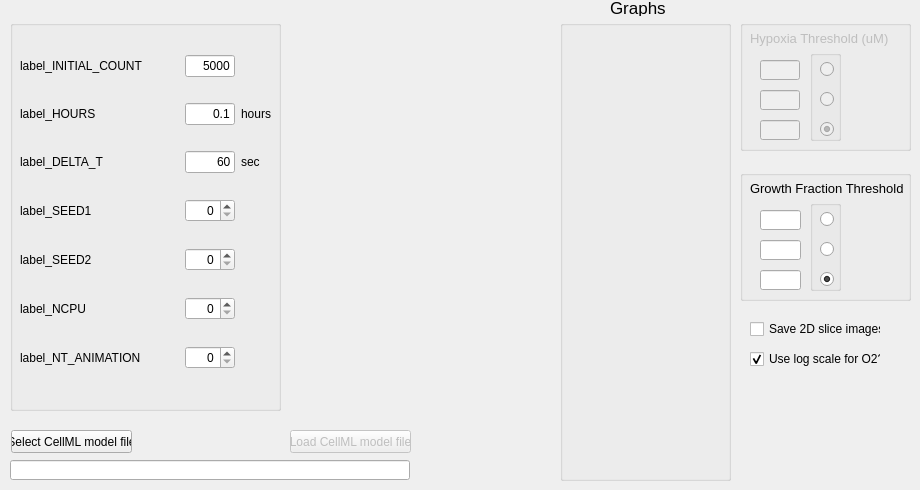
          <widget class="QWidget" name="tab_run">
           <attribute name="title">
            <string>Run</string>
           </attribute>
           <widget class="QLineEdit" name="text_CELLML_FILE">
            <property name="geometry">
             <rect>
              <x>10</x>
              <y>460</y>
              <width>400</width>
              <height>20</height>
             </rect>
            </property>
            <property name="maximumSize">
             <size>
              <width>400</width>
              <height>16777215</height>
             </size>
            </property>
            <property name="text">
             <string/>
            </property>
           </widget>
           <widget class="QLabel" name="alabel_graphs">
            <property name="geometry">
             <rect>
              <x>610</x>
              <y>0</y>
              <width>61</width>
              <height>16</height>
             </rect>
            </property>
            <property name="font">
             <font>
              <pointsize>13</pointsize>
             </font>
            </property>
            <property name="text">
             <string>Graphs</string>
            </property>
           </widget>
           <widget class="QGroupBox" name="groupBox_graphselect">
            <property name="geometry">
             <rect>
              <x>560</x>
              <y>20</y>
              <width>171</width>
              <height>461</height>
             </rect>
            </property>
            <property name="title">
             <string/>
            </property>
           </widget>
           <widget class="QGroupBox" name="groupBox_run1">
            <property name="geometry">
             <rect>
              <x>10</x>
              <y>20</y>
              <width>271</width>
              <height>391</height>
             </rect>
            </property>
            <property name="title">
             <string/>
            </property>
            <widget class="QWidget" name="layoutWidget">
             <property name="geometry">
              <rect>
               <x>10</x>
               <y>10</y>
               <width>251</width>
               <height>371</height>
              </rect>
             </property>
             <layout class="QGridLayout" name="gridLayout_4">
              <property name="verticalSpacing">
               <number>1</number>
              </property>
              <item row="0" column="1">
               <spacer name="horizontalSpacer_13">
                <property name="orientation">
                 <enum>Qt::Horizontal</enum>
                </property>
                <property name="sizeHint" stdset="0">
                 <size>
                  <width>40</width>
                  <height>13</height>
                 </size>
                </property>
               </spacer>
              </item>
              <item row="1" column="0">
               <widget class="QMyLabel" name="label_HOURS">
                <property name="mouseTracking">
                 <bool>false</bool>
                </property>
                <property name="toolTip">
                 <string/>
                </property>
                <property name="text">
                 <string>label_HOURS</string>
                </property>
                <property name="wordWrap">
                 <bool>false</bool>
                </property>
               </widget>
              </item>
              <item row="1" column="1">
               <spacer name="horizontalSpacer_29">
                <property name="orientation">
                 <enum>Qt::Horizontal</enum>
                </property>
                <property name="sizeHint" stdset="0">
                 <size>
                  <width>40</width>
                  <height>13</height>
                 </size>
                </property>
               </spacer>
              </item>
              <item row="7" column="0">
               <widget class="QMyLabel" name="label_SEED1">
                <property name="mouseTracking">
                 <bool>false</bool>
                </property>
                <property name="toolTip">
                 <string>seed vector for RNGs</string>
                </property>
                <property name="text">
                 <string>label_SEED1</string>
                </property>
                <property name="wordWrap">
                 <bool>false</bool>
                </property>
               </widget>
              </item>
              <item row="7" column="1">
               <spacer name="horizontalSpacer_30">
                <property name="orientation">
                 <enum>Qt::Horizontal</enum>
                </property>
                <property name="sizeHint" stdset="0">
                 <size>
                  <width>40</width>
                  <height>13</height>
                 </size>
                </property>
               </spacer>
              </item>
              <item row="7" column="2">
               <widget class="QSpinBox" name="spin_SEED1">
                <property name="maximumSize">
                 <size>
                  <width>50</width>
                  <height>16777215</height>
                 </size>
                </property>
                <property name="alignment">
                 <set>Qt::AlignRight|Qt::AlignTrailing|Qt::AlignVCenter</set>
                </property>
                <property name="maximum">
                 <number>999999999</number>
                </property>
               </widget>
              </item>
              <item row="8" column="0">
               <widget class="QMyLabel" name="label_SEED2">
                <property name="mouseTracking">
                 <bool>false</bool>
                </property>
                <property name="toolTip">
                 <string>seed vector for RNGs</string>
                </property>
                <property name="text">
                 <string>label_SEED2</string>
                </property>
                <property name="wordWrap">
                 <bool>false</bool>
                </property>
               </widget>
              </item>
              <item row="8" column="1">
               <spacer name="horizontalSpacer_31">
                <property name="orientation">
                 <enum>Qt::Horizontal</enum>
                </property>
                <property name="sizeHint" stdset="0">
                 <size>
                  <width>40</width>
                  <height>13</height>
                 </size>
                </property>
               </spacer>
              </item>
              <item row="8" column="2">
               <widget class="QSpinBox" name="spin_SEED2">
                <property name="maximumSize">
                 <size>
                  <width>50</width>
                  <height>16777215</height>
                 </size>
                </property>
                <property name="alignment">
                 <set>Qt::AlignRight|Qt::AlignTrailing|Qt::AlignVCenter</set>
                </property>
                <property name="maximum">
                 <number>999999999</number>
                </property>
               </widget>
              </item>
              <item row="1" column="2">
               <widget class="QLineEdit" name="line_HOURS">
                <property name="maximumSize">
                 <size>
                  <width>50</width>
                  <height>16777215</height>
                 </size>
                </property>
                <property name="text">
                 <string>0.1</string>
                </property>
                <property name="alignment">
                 <set>Qt::AlignRight|Qt::AlignTrailing|Qt::AlignVCenter</set>
                </property>
               </widget>
              </item>
              <item row="10" column="0">
               <widget class="QMyLabel" name="label_NT_ANIMATION">
                <property name="toolTip">
                 <string>animation update interval</string>
                </property>
                <property name="text">
                 <string>label_NT_ANIMATION</string>
                </property>
               </widget>
              </item>
              <item row="10" column="1">
               <spacer name="horizontalSpacer_32">
                <property name="orientation">
                 <enum>Qt::Horizontal</enum>
                </property>
                <property name="sizeHint" stdset="0">
                 <size>
                  <width>40</width>
                  <height>13</height>
                 </size>
                </property>
               </spacer>
              </item>
              <item row="10" column="2">
               <widget class="QSpinBox" name="spin_NT_ANIMATION">
                <property name="maximumSize">
                 <size>
                  <width>50</width>
                  <height>16777215</height>
                 </size>
                </property>
                <property name="alignment">
                 <set>Qt::AlignRight|Qt::AlignTrailing|Qt::AlignVCenter</set>
                </property>
                <property name="maximum">
                 <number>999999999</number>
                </property>
               </widget>
              </item>
              <item row="1" column="3">
               <widget class="QLabel" name="units_NDAYS">
                <property name="text">
                 <string>hours</string>
                </property>
               </widget>
              </item>
              <item row="9" column="0">
               <widget class="QMyLabel" name="label_NCPU">
                <property name="toolTip">
                 <string>animation update interval</string>
                </property>
                <property name="text">
                 <string>label_NCPU</string>
                </property>
               </widget>
              </item>
              <item row="9" column="1">
               <spacer name="horizontalSpacer_34">
                <property name="orientation">
                 <enum>Qt::Horizontal</enum>
                </property>
                <property name="sizeHint" stdset="0">
                 <size>
                  <width>40</width>
                  <height>13</height>
                 </size>
                </property>
               </spacer>
              </item>
              <item row="9" column="2">
               <widget class="QSpinBox" name="spin_NCPU">
                <property name="maximumSize">
                 <size>
                  <width>50</width>
                  <height>16777215</height>
                 </size>
                </property>
                <property name="alignment">
                 <set>Qt::AlignRight|Qt::AlignTrailing|Qt::AlignVCenter</set>
                </property>
                <property name="maximum">
                 <number>999999999</number>
                </property>
               </widget>
              </item>
              <item row="0" column="0">
               <widget class="QMyLabel" name="label_INITIAL_COUNT">
                <property name="text">
                 <string>label_INITIAL_COUNT</string>
                </property>
               </widget>
              </item>
              <item row="0" column="2">
               <widget class="QLineEdit" name="line_INITIAL_COUNT">
                <property name="maximumSize">
                 <size>
                  <width>50</width>
                  <height>16777215</height>
                 </size>
                </property>
                <property name="text">
                 <string>5000</string>
                </property>
                <property name="alignment">
                 <set>Qt::AlignRight|Qt::AlignTrailing|Qt::AlignVCenter</set>
                </property>
               </widget>
              </item>
              <item row="2" column="0">
               <widget class="QMyLabel" name="label_DELTA_T">
                <property name="text">
                 <string>label_DELTA_T</string>
                </property>
               </widget>
              </item>
              <item row="2" column="1">
               <spacer name="horizontalSpacer_35">
                <property name="orientation">
                 <enum>Qt::Horizontal</enum>
                </property>
                <property name="sizeHint" stdset="0">
                 <size>
                  <width>40</width>
                  <height>13</height>
                 </size>
                </property>
               </spacer>
              </item>
              <item row="2" column="2">
               <widget class="QLineEdit" name="line_DELTA_T">
                <property name="maximumSize">
                 <size>
                  <width>50</width>
                  <height>16777215</height>
                 </size>
                </property>
                <property name="text">
                 <string>60</string>
                </property>
                <property name="alignment">
                 <set>Qt::AlignRight|Qt::AlignTrailing|Qt::AlignVCenter</set>
                </property>
               </widget>
              </item>
              <item row="2" column="3">
               <widget class="QLabel" name="units_DELTA_T">
                <property name="text">
                 <string>sec</string>
                </property>
               </widget>
              </item>
             </layout>
            </widget>
           </widget>
           <widget class="QMyCheckBox" name="checkBox_record2D">
            <property name="geometry">
             <rect>
              <x>750</x>
              <y>320</y>
              <width>131</width>
              <height>18</height>
             </rect>
            </property>
            <property name="text">
             <string>Save 2D slice images?</string>
            </property>
           </widget>
           <widget class="QMyCheckBox" name="checkBox_O2logscale">
            <property name="geometry">
             <rect>
              <x>750</x>
              <y>350</y>
              <width>131</width>
              <height>18</height>
             </rect>
            </property>
            <property name="text">
             <string>Use log scale for O2?</string>
            </property>
            <property name="checked">
             <bool>true</bool>
            </property>
           </widget>
           <widget class="QGroupBox" name="groupBox_ht">
            <property name="enabled">
             <bool>false</bool>
            </property>
            <property name="geometry">
             <rect>
              <x>740</x>
              <y>20</y>
              <width>171</width>
              <height>131</height>
             </rect>
            </property>
            <property name="title">
             <string/>
            </property>
            <widget class="QLineEdit" name="line_HYPOXIA_3">
             <property name="geometry">
              <rect>
               <x>20</x>
               <y>100</y>
               <width>40</width>
               <height>20</height>
              </rect>
             </property>
             <property name="alignment">
              <set>Qt::AlignRight|Qt::AlignTrailing|Qt::AlignVCenter</set>
             </property>
            </widget>
            <widget class="QGroupBox" name="groupBox_hypoxia">
             <property name="geometry">
              <rect>
               <x>70</x>
               <y>30</y>
               <width>31</width>
               <height>91</height>
              </rect>
             </property>
             <property name="title">
              <string/>
             </property>
             <property name="flat">
              <bool>true</bool>
             </property>
             <widget class="QRadioButton" name="radioButton_hypoxia_1">
              <property name="geometry">
               <rect>
                <x>10</x>
                <y>10</y>
                <width>21</width>
                <height>18</height>
               </rect>
              </property>
              <property name="text">
               <string/>
              </property>
             </widget>
             <widget class="QRadioButton" name="radioButton_hypoxia_2">
              <property name="geometry">
               <rect>
                <x>10</x>
                <y>40</y>
                <width>21</width>
                <height>18</height>
               </rect>
              </property>
              <property name="text">
               <string/>
              </property>
             </widget>
             <widget class="QRadioButton" name="radioButton_hypoxia_3">
              <property name="geometry">
               <rect>
                <x>10</x>
                <y>70</y>
                <width>21</width>
                <height>18</height>
               </rect>
              </property>
              <property name="text">
               <string/>
              </property>
              <property name="checked">
               <bool>true</bool>
              </property>
             </widget>
            </widget>
            <widget class="QLineEdit" name="line_HYPOXIA_1">
             <property name="geometry">
              <rect>
               <x>20</x>
               <y>40</y>
               <width>40</width>
               <height>20</height>
              </rect>
             </property>
             <property name="alignment">
              <set>Qt::AlignRight|Qt::AlignTrailing|Qt::AlignVCenter</set>
             </property>
            </widget>
            <widget class="QLineEdit" name="line_HYPOXIA_2">
             <property name="geometry">
              <rect>
               <x>20</x>
               <y>70</y>
               <width>40</width>
               <height>20</height>
              </rect>
             </property>
             <property name="alignment">
              <set>Qt::AlignRight|Qt::AlignTrailing|Qt::AlignVCenter</set>
             </property>
            </widget>
            <widget class="QMyLabel" name="label_DUMMY_HYPOXIA_THRESHOLD">
             <property name="geometry">
              <rect>
               <x>10</x>
               <y>10</y>
               <width>141</width>
               <height>16</height>
              </rect>
             </property>
             <property name="font">
              <font>
               <pointsize>10</pointsize>
              </font>
             </property>
             <property name="text">
              <string>Hypoxia Threshold (uM)</string>
             </property>
            </widget>
           </widget>
           <widget class="QGroupBox" name="groupBox_2">
            <property name="geometry">
             <rect>
              <x>740</x>
              <y>170</y>
              <width>171</width>
              <height>131</height>
             </rect>
            </property>
            <property name="title">
             <string/>
            </property>
            <widget class="QLineEdit" name="line_GROWTH_FRACTION_3">
             <property name="geometry">
              <rect>
               <x>20</x>
               <y>100</y>
               <width>41</width>
               <height>20</height>
              </rect>
             </property>
            </widget>
            <widget class="QLineEdit" name="line_GROWTH_FRACTION_1">
             <property name="geometry">
              <rect>
               <x>20</x>
               <y>40</y>
               <width>41</width>
               <height>20</height>
              </rect>
             </property>
            </widget>
            <widget class="QMyLabel" name="label_DUMMY_GROWTH_FRACTION">
             <property name="geometry">
              <rect>
               <x>10</x>
               <y>10</y>
               <width>161</width>
               <height>16</height>
              </rect>
             </property>
             <property name="font">
              <font>
               <pointsize>10</pointsize>
              </font>
             </property>
             <property name="text">
              <string>Growth Fraction Threshold</string>
             </property>
            </widget>
            <widget class="QGroupBox" name="groupBox_growthfraction">
             <property name="geometry">
              <rect>
               <x>70</x>
               <y>30</y>
               <width>31</width>
               <height>91</height>
              </rect>
             </property>
             <property name="title">
              <string/>
             </property>
             <property name="flat">
              <bool>true</bool>
             </property>
             <widget class="QRadioButton" name="radioButton_growthfraction_1">
              <property name="geometry">
               <rect>
                <x>10</x>
                <y>10</y>
                <width>21</width>
                <height>18</height>
               </rect>
              </property>
              <property name="text">
               <string/>
              </property>
             </widget>
             <widget class="QRadioButton" name="radioButton_growthfraction_2">
              <property name="geometry">
               <rect>
                <x>10</x>
                <y>40</y>
                <width>21</width>
                <height>18</height>
               </rect>
              </property>
              <property name="text">
               <string/>
              </property>
             </widget>
             <widget class="QRadioButton" name="radioButton_growthfraction_3">
              <property name="geometry">
               <rect>
                <x>10</x>
                <y>70</y>
                <width>21</width>
                <height>18</height>
               </rect>
              </property>
              <property name="text">
               <string/>
              </property>
              <property name="checked">
               <bool>true</bool>
              </property>
             </widget>
            </widget>
            <widget class="QLineEdit" name="line_GROWTH_FRACTION_2">
             <property name="geometry">
              <rect>
               <x>20</x>
               <y>70</y>
               <width>41</width>
               <height>20</height>
              </rect>
             </property>
            </widget>
           </widget>
           <widget class="QPushButton" name="pushButtonGetCellMLFile">
            <property name="geometry">
             <rect>
              <x>11</x>
              <y>430</y>
              <width>121</width>
              <height>23</height>
             </rect>
            </property>
            <property name="text">
             <string>Select CellML model file</string>
            </property>
           </widget>
           <widget class="QPushButton" name="pushButtonLoadCellMLFile">
            <property name="enabled">
             <bool>false</bool>
            </property>
            <property name="geometry">
             <rect>
              <x>290</x>
              <y>430</y>
              <width>121</width>
              <height>23</height>
             </rect>
            </property>
            <property name="text">
             <string>Load CellML model file</string>
            </property>
           </widget>
          </widget>
